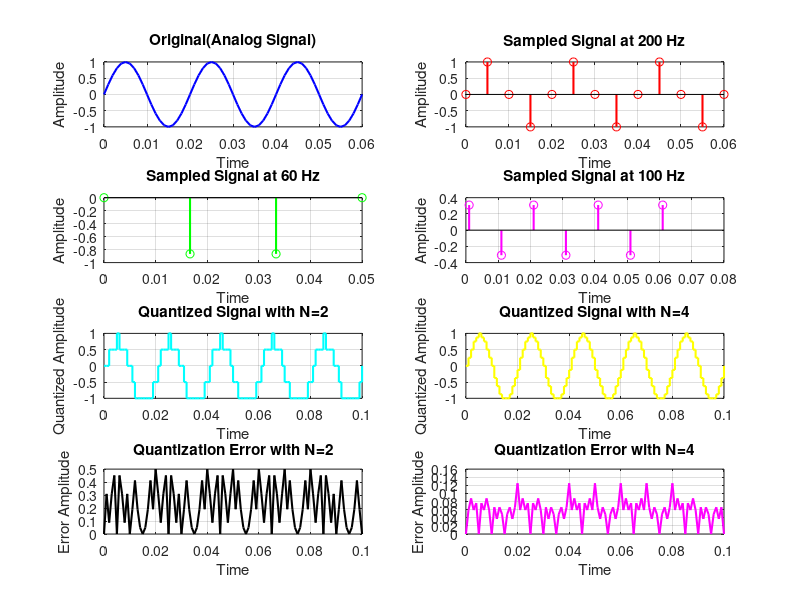

This chart was generated by the following MATLAB code:
A = 1;
f = 50;
fs_high = 1000;
%sampling rate;
t_high  = 0:1/fs_high :0.06;
x_analog = A*sin(2*pi*f*t_high);
subplot(4,2,1);
plot(t_high,x_analog,'b','LineWidth',1.5);
title('Original(Analog Signal)');
xlabel('Time');
ylabel('Amplitude');
grid on ;
fs1=200;
t1 = 0:1/fs1:0.06;
x1 = A*sin(2*pi*f*t1);
subplot(4,2,2);
stem(t1, x1, 'r', 'LineWidth', 1.5);
title('Sampled Signal at 200 Hz');
xlabel('Time');
ylabel('Amplitude');
grid on;
fs2=60;
t2 = 0:1/fs2:0.06;
x2 = A*sin(2*pi*f*t2);
subplot(4,2,3);
stem(t2, x2, 'g', 'LineWidth', 1.5);
title('Sampled Signal at 60 Hz');
xlabel('Time');
ylabel('Amplitude');
grid on;
fs3=100;
t3 = 0.001:1/fs3:0.061;
x3 = A*sin(2*pi*f*t3);
subplot(4,2,4);
stem(t3, x3, 'm', 'LineWidth', 1.5);
title('Sampled Signal at 100 Hz');
xlabel('Time');
ylabel('Amplitude');
grid on;
%  Quatization;
t = 0:0.00001:(5/f);
xc  = A*sin(2*pi*f*t);
fs = 1000;
td = 0:(1/fs): (5/f);
xd = A*sin(2*pi*f*td);
amp = max(abs(xd));
N1 =2;
delta1 = (amp*2)/ (2^N1);
xq1 = delta1*floor(xd/delta1);
N2 =4;
delta2 = (amp*2) / (2^N2);
xq2 = delta2 * floor(xd / delta2);
% Plot quantized signals
subplot(4,2,5);
stairs(td, xq1, 'c', 'LineWidth', 1.5);
title('Quantized Signal with N=2');
xlabel('Time');
ylabel('Quantized Amplitude');
grid on;
% Plot quantized signal with N=4
subplot(4,2,6);
stairs(td, xq2, 'y', 'LineWidth', 1.5);
title('Quantized Signal with N=4');
xlabel('Time');
ylabel('Quantized Amplitude');
grid on;
error1 = xd-xq1;
error2 = xd-xq2;
subplot(4,2,7);
plot(td, error1, 'k', 'LineWidth', 1.5);
title('Quantization Error with N=2');
xlabel('Time');
ylabel('Error Amplitude');
grid on;
subplot(4,2,8);
plot(td, error2, 'm', 'LineWidth', 1.5);
title('Quantization Error with N=4');
xlabel('Time');
ylabel('Error Amplitude');
grid on;
